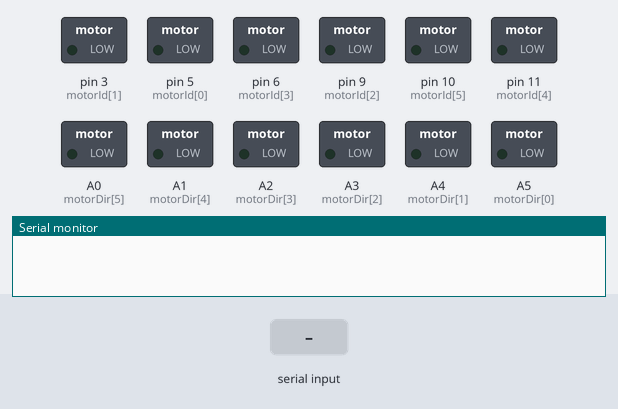
A sketch run on a simulated Arduino Uno, built with avr-gcc and run on an emulated ATmega328P. Parts: switched loads named in the sketch (green lamp = pin HIGH), the last lines printed to the serial monitor. The test bench sets the inputs (shaded band).

Above: at 1.2 s.
1.3 s: "a" received over Serial
At 2.5 s:
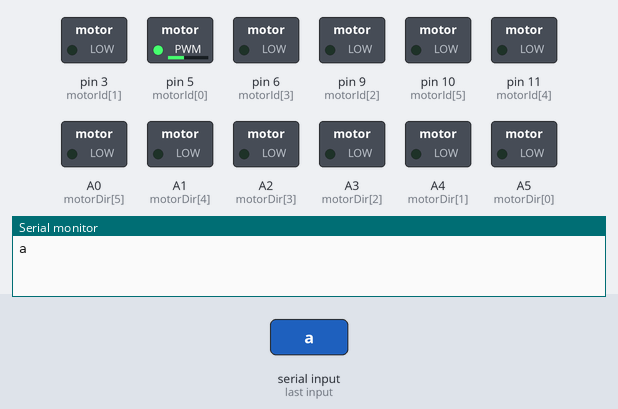
2.8 s: "b" received over Serial
At 3.8 s:
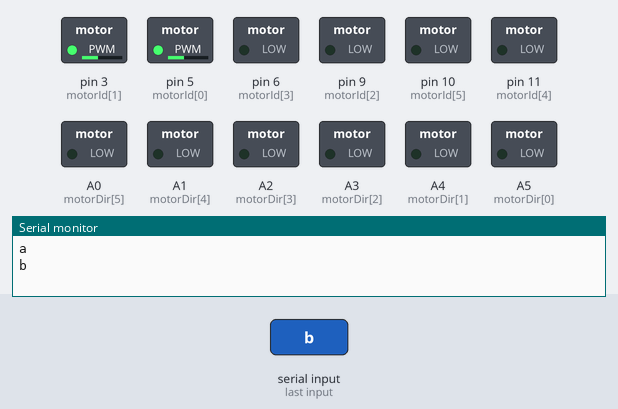
4.3 s: "c" received over Serial
At 4.9 s:
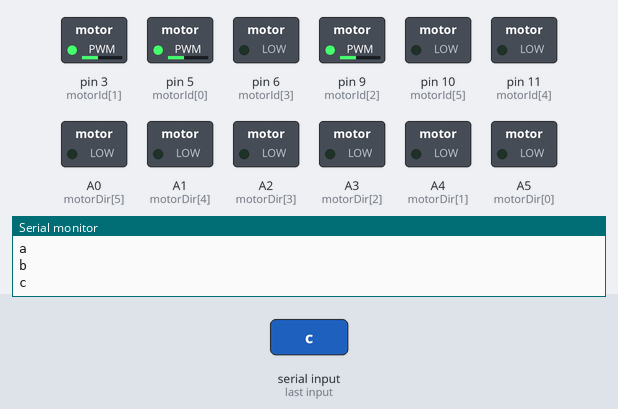
5.8 s: "d" received over Serial
At 7.0 s:
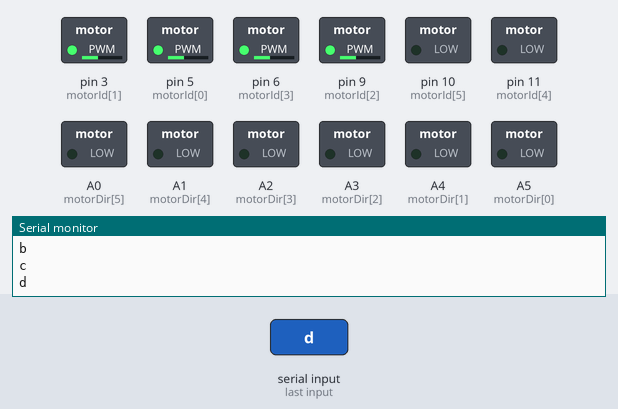
7.3 s: "1" received over Serial
At 8.4 s:
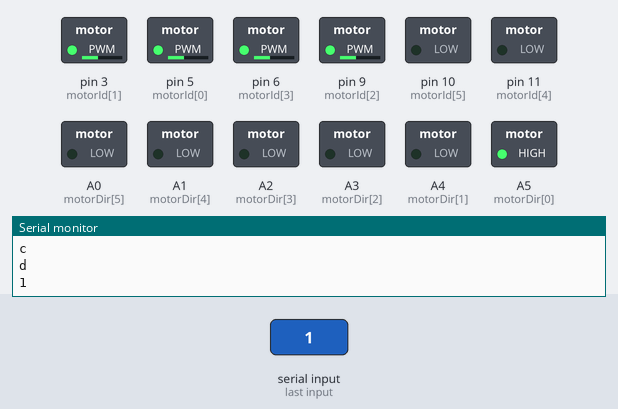
8.8 s: "2" received over Serial
At 9.5 s:
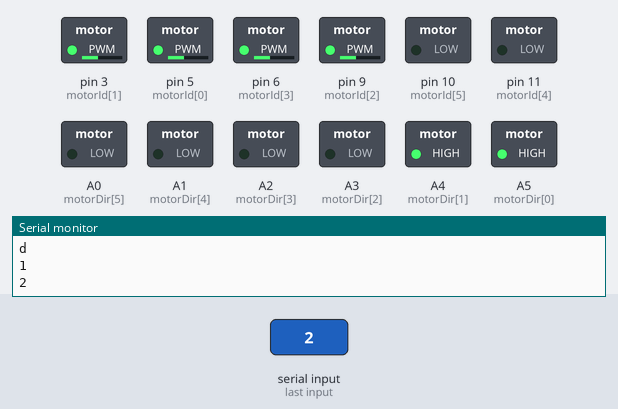
Timing chart, 0 to 11.3 s (numbered marks = the images above; inputs shaded):
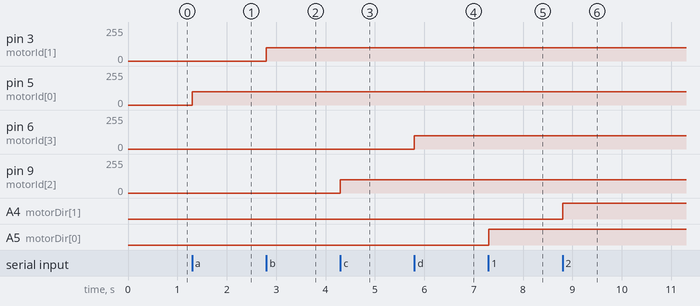

The sketch:

Lab_Task_5.ino
```cpp
//Pin Mappings for PWM and direction pins for motors
const int motorId[6] = {5,3,9,6,11,10};
const int motorDir[6] = {A5,A4,A3,A2,A1,A0};

void setup() {
  // put your setup code here, to run once:
  motor_init();

  //Initialize Serial Communication
  //INSERT YOUR CODE HERE
  Serial.begin(9600);
}

void loop() {
  // put your main code here, to run repeatedly:
  //Check if data has arrived in serial port
  //Execute motor_contorl function according to data received
  if(Serial.available() > 0)
  {
      char c = Serial.read();
      Serial.println(c);
      switch(c)
      {
        case 'a':
        {
          motor_control(1,100);
          break;
        }
        case 'b':
        {
          motor_control(2,100);
          break;
        }
        case 'c':
        {
          motor_control(3,100);
          break;
        }
        case 'd':
        {
          motor_control(4,100);
          break;
        }

        case '1':
        {
          motor_control(1,-100);
          break;
        }

        case '2':
        {
          motor_control(2,-100);
          break;
        }

        case '3':
        {
          motor_control(3,-100);
          break;
        }

        case '4':
        {
          motor_control(4,-100);
          break;
        }

        case '0':
        {
          for(int i =1 ;i <= 6; i++)
          {
            motor_control(i,0);
          }
          break;
        }
        default:
          break;
      }

  }

}


//Function to Initialize motor related pins
void motor_init(){
  for(int i=0; i<6; i++){
    pinMode(motorId[i],OUTPUT);
    pinMode(motorDir[i],OUTPUT);
  }
}

//Function for turning on motors
void motor_control(int motorindex, int motorspeed){
  if (motorindex > 0 && motorindex <= 6 && motorspeed >= 0 && motorspeed <= 255){
    analogWrite(motorId[motorindex-1], motorspeed);
    digitalWrite (motorDir[motorindex-1], 0);
  }
  else if (motorindex > 0 && motorindex <= 6 && motorspeed < 0 && motorspeed >= -255){
    analogWrite (motorId[motorindex-1], abs(motorspeed));
    digitalWrite (motorDir[motorindex-1], 1);
  }
}
```

Measured:
- after the input at 1.3 s, pin 5 (motorId[0]): 0/255 → 100/255 at once
- after the input at 2.8 s, pin 3 (motorId[1]): 0/255 → 100/255 at once
- after the input at 4.3 s, pin 9 (motorId[2]): 0/255 → 100/255 at once
- after the input at 5.8 s, pin 6 (motorId[3]): 0/255 → 100/255 at once
- after the input at 7.3 s, A5 (motorDir[0]): LOW → HIGH at once
- after the input at 8.8 s, A4 (motorDir[1]): LOW → HIGH at once
